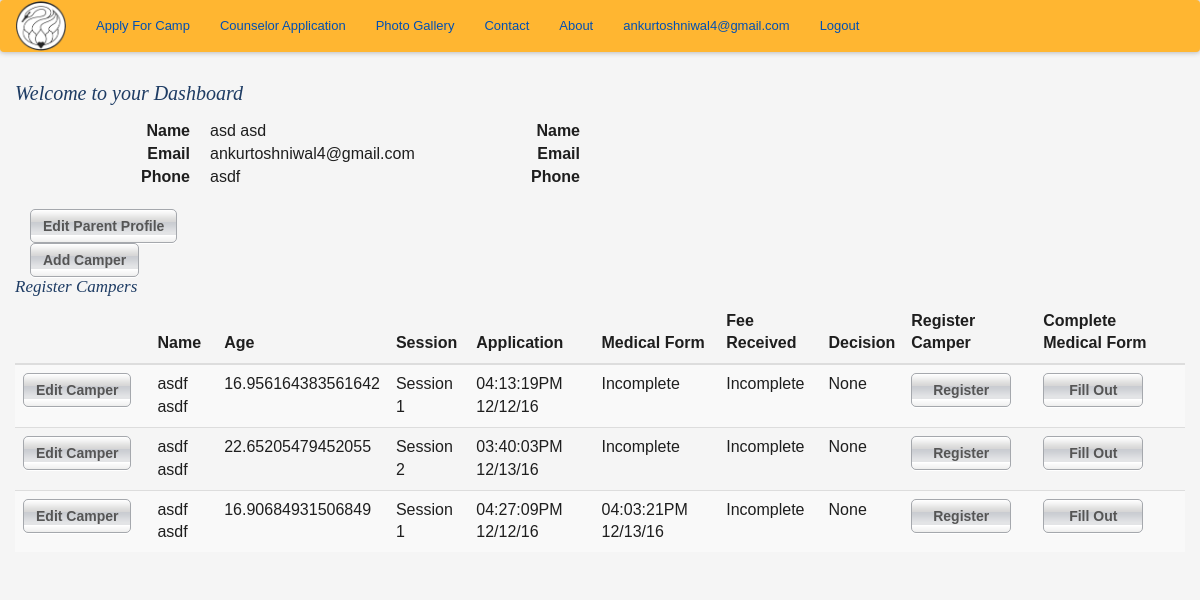
The page /dashboard (signed in) on the database its author committed.
### app/models.py (models this page shows, shortened)
class User(UserMixin, db.Model):
    __tablename__ = 'user'
    id = db.Column(db.Integer, primary_key=True)
    email = db.Column(db.String(64), unique=True, index=True)
    password_hash = db.Column(db.String(128))
    parents = db.relationship('Parents', backref='user', uselist=False)
    @property
    def password(self):
        raise AttributeError('password is not a readable attribute')

class Parents(db.Model):
    __tablename__ = 'parents'
    id = db.Column(db.Integer, primary_key = True)
    g1fn = db.Column(db.String(64), index = True)
    g1ln = db.Column(db.String(64), index = True)
    g2fn = db.Column(db.String(64), index = True)
    g2ln = db.Column(db.String(64), index = True)
    g1street = db.Column(db.String(64))
    g1city = db.Column(db.String(64))
    g1state = db.Column(db.String(64))
    g1zipcode = db.Column(db.String(64))
    g1country = db.Column(db.String(64))
    g2street = db.Column(db.String(64))
    g2city = db.Column(db.String(64))
    g2state = db.Column(db.String(64))
    g2zipcode = db.Column(db.String(64))
    g2country = db.Column(db.String(64))
    g1phone = db.Column(db.String(64))
    g2phone = db.Column(db.String(64))
    g2email = db.Column(db.String(64))
    user_id = db.Column(db.Integer, db.ForeignKey('user.id'))
    campers = db.relationship('Camper', backref='parents', lazy='dynamic')

class Camper(db.Model):
    __tablename__ = 'camper'
    id = db.Column(db.Integer, primary_key = True)
    fn = db.Column(db.String(64), index=True)
    ln = db.Column(db.String(64), index=True)
    dob = db.Column(db.Date)
    gender = db.Column(db.String(5))
    street = db.Column(db.String(200))
    state = db.Column(db.String(2))
    country = db.Column(db.String(64))
    zipcode = db.Column(db.String(8))
    campercell = db.Column(db.String(64))
    camperemail = db.Column(db.String(64))
    parents_id = db.Column(db.Integer, db.ForeignKey('parents.id'))
    regs = db.relationship('Camper_Registration', backref='camper', lazy='dynamic')
    def find_active_registration(self):
        current_year = str(datetime.now().year)
        regs = Camper_Registration.query.filter_by(camper_id=self.id).join(Camp_Session, Camper_Registration.camp_session_id==Camp_Session.id).filter_by(year=current_year).first()
        return regs
    @property
    def age(self):
        return ((datetime.now().date() - self.dob).days) / 365

class Camper_Registration(db.Model):
    __tablename__ = 'camper_registration'
    id = db.Column(db.Integer, primary_key = True)
    submission_timestamp = db.Column(db.TIMESTAMP)
    payment_received = db.Column(db.TIMESTAMP)
    registration_complete = db.Column(db.Boolean)
    accepted = db.Column(db.Boolean)
    camper_id = db.Column(db.Integer, db.ForeignKey('camper.id'))
    camp_session_id = db.Column(db.Integer, db.ForeignKey('camp_session.id'))
    gradeinfall = db.Column(db.String(2))
    prevcamper = db.Column(db.Boolean)
    cabin_pal_name = db.Column(db.String(64))
    shirtsize = db.Column(db.String(4))
    emgname = db.Column(db.String(255))
    emgrelation = db.Column(db.String(64))
    emgemail = db.Column(db.String(64))
    emgphone = db.Column(db.String(32))
    accept = db.Column(db.Boolean)
    ppsrelease = db.Column(db.Boolean)
    med_form = db.relationship('Medical_Form', backref=backref("camper_registration", uselist=False))
    def get_session(self):
        session = Camp_Session.query.get(self.camp_session_id)
        return "Session {0}".format(session.session)
    @property
    def sub_time(self):
        return self.submission_timestamp.strftime("%I:%M:%S%p %m/%d/%y")

class Medical_Form(db.Model):
    __tablename__ = 'medical_form'
    id = db.Column(db.Integer, primary_key = True)
    allergies = db.Column(db.String(1024))
    dtap = db.Column(db.Date)
    mump = db.Column(db.Date)
    polio = db.Column(db.Date)
    ckpox = db.Column(db.Date)
    meningitis = db.Column(db.Date)
    hib = db.Column(db.Date)
    pcv = db.Column(db.Date)
    tb = db.Column(db.Date)
    tbtest =db.Column(db.Boolean)
    hosp = db.Column(db.Boolean)
    surg = db.Column(db.Boolean)
    chro = db.Column(db.Boolean)
    bedw = db.Column(db.Boolean)
    recinj = db.Column(db.Boolean)
    asth = db.Column(db.Boolean)
    envallg = db.Column(db.Boolean)
    diab = db.Column(db.Boolean)
    seiz = db.Column(db.Boolean)
    dizz = db.Column(db.Boolean)
    chestpain = db.Column(db.Boolean)
    add = db.Column(db.Boolean)
    emodisorder = db.Column(db.Boolean)
    seenprof = db.Column(db.Boolean)
    other = db.Column(db.Boolean)
    explain = db.Column(db.String(1024))
    swim = db.Column(db.Boolean)
    restrictions = db.Column(db.String(1024))
    insu = db.Column(db.Boolean)
    insucomp = db.Column(db.String(128))
    insupoli = db.Column(db.String(128))
    insusubs = db.Column(db.String(128))
    insuphon = db.Column(db.String(128))
    sign = db.Column(db.Boolean)
    parent = db.Column(db.String(128))
    submission_timestamp = db.Column(db.TIMESTAMP)
    camper_registration_id = db.Column(db.Integer, db.ForeignKey('camper_registration.id'))
    prescriptions = db.relationship('Medication', backref='medications', lazy='dynamic')
    def __repr__(self):
        return '<Medical Form {0}>'.format(self.id)
    @property
    def sub_time(self):
        return self.submission_timestamp.strftime("%I:%M:%S%p %m/%d/%y")

### app/controller.py (the view)
@app.route('/dashboard', methods=['GET'])
@login_required
def dashboard():
    parents = Parents.query.filter_by(user_id=current_user.id).first()
    if parents is None:
        return redirect(url_for('create_parent_profile'))
    campers = Camper.query.filter_by(parents_id=current_user.parents.id).all()
    regs = {c:c.find_active_registration() for c in campers}
    med = {}
    sess = {}
    for c in campers:
        if regs[c] is None:
            med[c] = None
            sess[c] = "None"
        else:
            sess[c] = regs[c].get_session()
            med[c] = Medical_Form.query.filter_by(camper_registration_id=regs[c].id).first()
            print med[c]
    return render_template('dashboard.html', campers=campers, regs=regs, sess=sess, med=med)

### app/models.py (called while the page is built)
@login_manager.user_loader
def load_user(user_id):
    return User.query.filter_by(email=user_id).first()

### app/templates/dashboard.html (shortened to what this page needs)
{% extends "base_templates/base.html" %}
{% import "bootstrap/wtf.html" as wtf %}
{% block content %}
    <div class= "container">
        <div class="row">
            <h1> Welcome to your Dashboard</h1>
            <div class= "col-md-4">
                <dl class="dl-horizontal">
                    <dt>Name</dt>
                    <dd>{{ current_user.parents.g1fn }} {{ current_user.parents.g1ln }}</dd>
                    <dt>Email</dt>
                    <dd>{{ current_user.email}}</dd>
                    <dt>Phone</dt>
                    <dd>{{ current_user.parents.g1phone }}</dd>
                </dl>
                <a class='btn' href="{{ url_for('edit_parent_profile', parents_id=current_user.parents.id) }}"> Edit Parent Profile</a>
            </div>
            <div class="col-md-4">
                <dl class="dl-horizontal">
                    <dt>Name</dt>
                    <dd>{{ current_user.parents.g2fn }} {{ current_user.parents.g2ln }}</dd>
                    <dt>Email</dt>
                    <dd>{{ current_user.parents.g2email}}</dd>
                    <dt>Phone</dt>
                    <dd>{{ current_user.parents.g2phone }}</dd>
                </dl>
            </div>
            <div class="clearfix"></div>
            <div class="col-md-6"><a class='center-block btn' href="{{url_for('add_camper')}}">Add Camper</a></div>
        </div>
        <div class="row">
            <h2>Register Campers</h2>
            {% if campers|length == 0 %}
                <p>Please Add a Camper to register them</p>
            {% else %}
                <div class="table-responsive">
                    <table class="table table-striped">
                        <thead>
                            <tr>
                                <th></th>
                                <th>Name</th>
                                <th>Age</th>
                                <th>Session</th>
                                <th>Application</th>
                                <th>Medical Form</th>
                                <th>Fee Received</th>
                                <th>Decision</th>
                                <th>Register Camper</th>
                                <th>Complete Medical Form</th>
                            </tr>
                        </thead>
                        {% for camper in campers %}
                        <tr>
                            <td><a class="btn" href="{{ url_for('edit_camper', camper_id=camper.id) }}">Edit Camper</a></td>
                            <td>{{camper.fn}} {{camper.ln}}</td>
                            <td>{{camper.age}}</td>
                            <td>{{sess[camper]}}</td>
                            {% if regs[camper] == None %}
                                <td>Incomplete</td>
                            {% else %}
                                <td>{{regs[camper].sub_time}}</td>
                            {% endif %}
                            {% if med[camper] == None %}
                                <td>Incomplete</td>
                            {% else %}
                                <td>{{med[camper].sub_time}}</td>
                            {% endif %}
                            <td>Incomplete</td>
                            <td>None</td>
                            <td><a class="btn" href="{{ url_for('register_camper', camper_id=camper.id) }}">Register</a></td>
                            <td><a class="btn" href="{{ url_for('medical_form', camper_id=camper.id) }}">Fill Out</a></td>
                        </tr>
                        {% endfor %}
                    </table>
                </div>
            {% endif %}
        </div>
    </div>
{% endblock %}

### app/templates/base_templates/nav.html
<nav class="navbar navbar-dark">
  <a class="navbar-brand" href="{{ url_for('home') }}"><img style="width: 50px;" src="static/images/hhsclogo.png"></a>
  <ul class="nav navbar-nav">
    <li class="nav-item">
      <a class="nav-link" href="{{ url_for('auth.create_account') }}">Apply For Camp</a>
    </li>
    <li class="nav-item">
      <a class="nav-link" href="#">Counselor Application</a>
    </li>
    <li>
      <a>Photo Gallery</a>
    </li>
    <li>
      <a>Contact</a>
    </li>
    <li>
      <a>About</a>
    </li>
    {% if current_user.is_authenticated() %}
    <li class="nav-item pull-right">
      <a href="{{url_for('auth.logout')}}">Logout</a>
    </li>
    <li class= "nav-item pull-right">
      <a href="{{url_for('dashboard')}}">{{ current_user.email }}</a>
    </li>
    {% endif %}
  </ul>
</nav>

### app/static/css/newstyles.css (style rules this page uses)
.navbar { background-color: #ffb631; box-shadow: 0px 0px 5px 1px #bbb; }
.navbar-brand { padding: 0px 15px; }
dl { font-size: 16px; }

### app/static/css/style.css (style rules this page uses)
html { font-size: 100%; -webkit-text-size-adjust: 100%; -ms-text-size-adjust: 100%; }
html, body { border: 0; margin: 0; height: 100%; min-height: 100%; }
body { color: #1e1e1e; font: 13px/1.231 arial, helvetica, sans-serif; background: #f5f5f5; }
img { border: 0; vertical-align: middle; -ms-interpolation-mode: bicubic; }
a, a:visited { color: #0050b4; }
h1, h2 { margin: 10px 0 15px; padding: 0; font: italic 20px georgia, serif; color: #1e3c64; }
h2 { margin: 0 0 5px; font-size: 17px; }
ul { margin: 0; padding: 0; list-style: none; }
.btn { display: inline-block; border: 1px solid #a5a8ad; border-radius: 5px; margin: 0 10px 0 0; min-width: 100px; white-space: nowrap; text-align: center; font-weight: 700; color: #555; background: #e3e4e6 url(../img/btn.png) repeat-x; box-shadow: 0 1px 0 #fff; }

### rows shown on the page
User: email "ankurtoshniwal4@gmail.com"
Parents: parents.g1fn "asd", parents.g1ln "asd", parents.g1phone "asdf"
Camper: fn "asdf", ln "asdf", age "16.956164383561642", sess "Session 1", shows "Incomplete"
Camper_Registration: submission_timestamp "04:13:19PM 12/12/16"
Camper: fn "asdf", ln "asdf", age "22.65205479452055", sess "Session 2", shows "Incomplete"
Camper_Registration: submission_timestamp "03:40:03PM 12/13/16"
Camper: fn "asdf", ln "asdf", age "16.90684931506849", sess "Session 1"
Camper_Registration: submission_timestamp "04:27:09PM 12/12/16"
Medical_Form: submission_timestamp "04:03:21PM 12/13/16"
